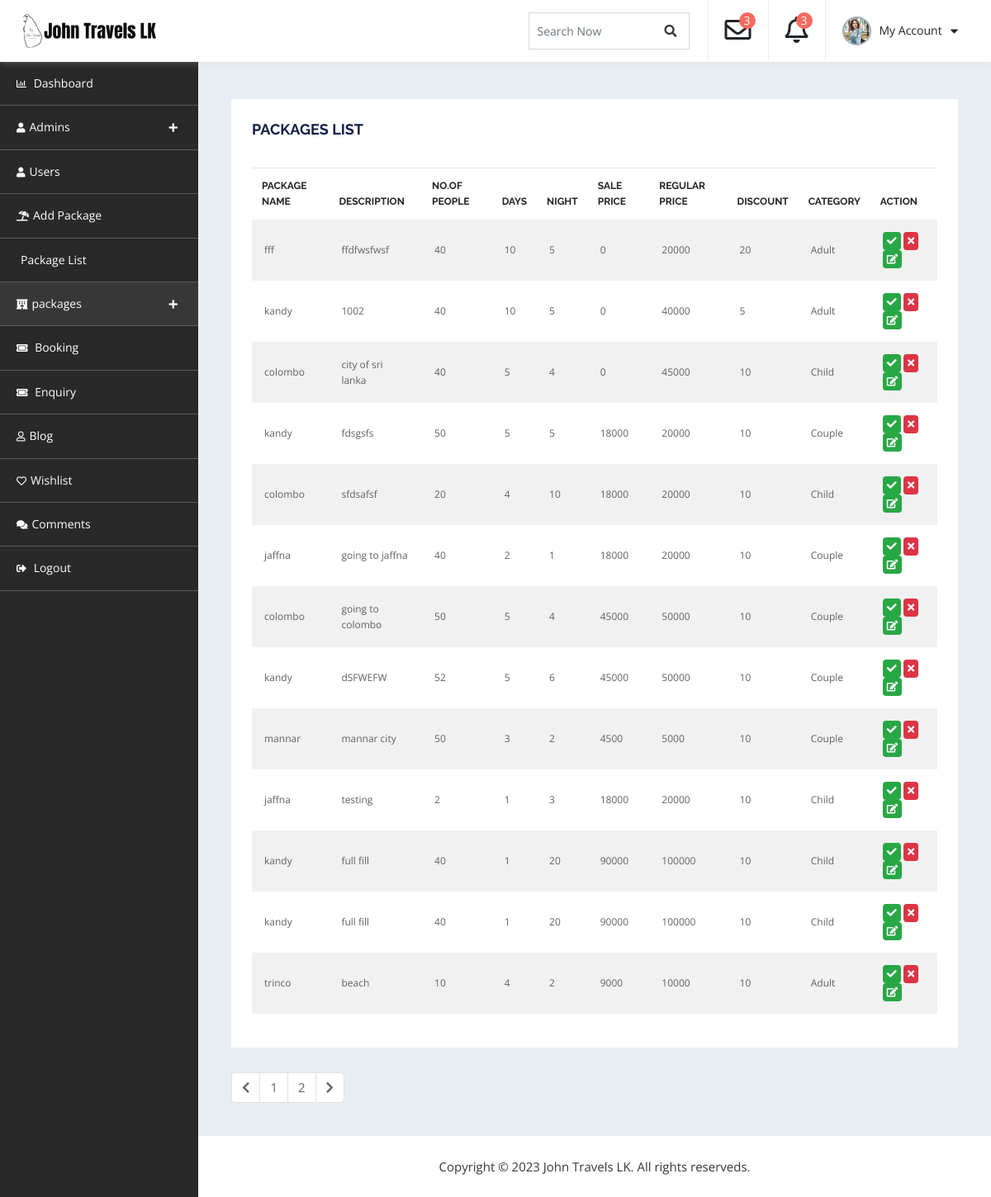
Page /admin_dashboard/A-package-view.php on the earlier database version.
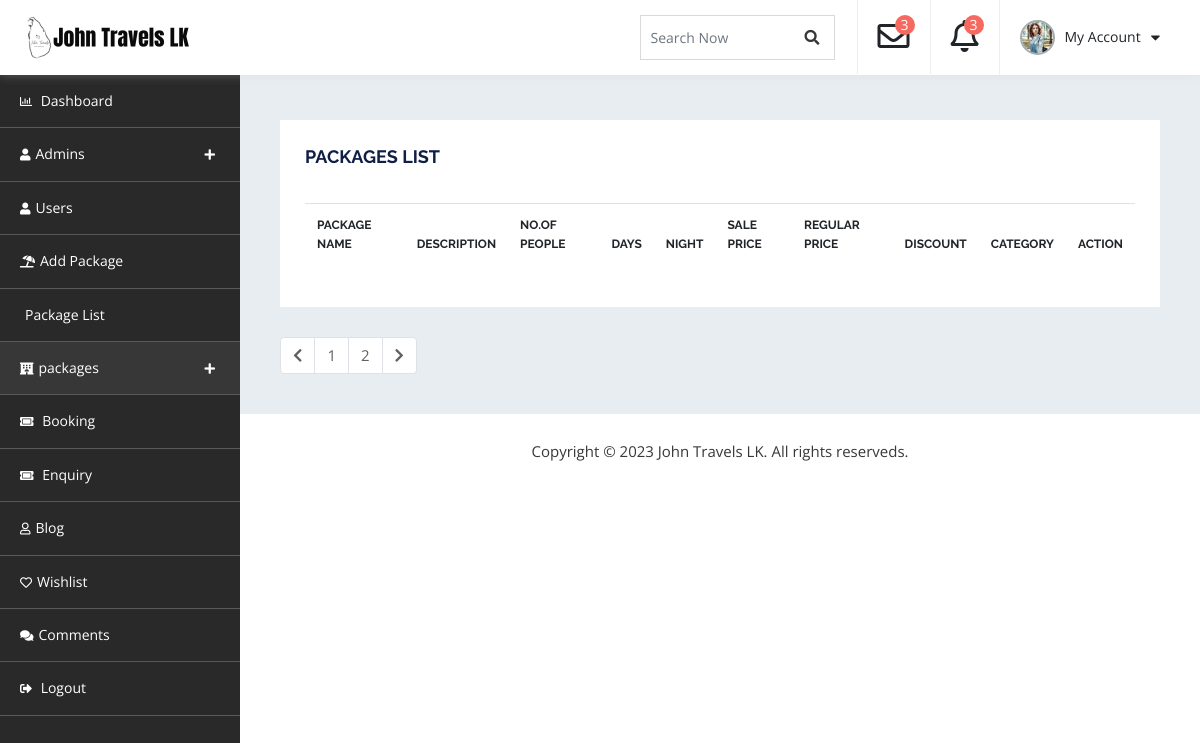
Same page on the later database version.
### tables this page shows
CREATE TABLE `package` (
  `Pack_Id` int(11) NOT NULL,
  `Pack_title` varchar(255) NOT NULL,
  `Pack_img` varchar(256) NOT NULL,
  `Description` varchar(255) NOT NULL,
  `Group_size` int(11) NOT NULL,
  `Days` int(11) NOT NULL,
  `Night` int(11) NOT NULL,
  `Sale_price` int(11) NOT NULL,
  `Reqular_price` int(11) NOT NULL,
  `Discount` int(11) NOT NULL,
  `Category` varchar(255) NOT NULL,
  `Map` varchar(255) NOT NULL,
  `Api_key` varchar(255) NOT NULL,
  `Popular` varchar(255) NOT NULL,
  `Status` varchar(255) NOT NULL DEFAULT 'Active',
  `Trip_date` date NOT NULL,
  `Wish` varchar(255) NOT NULL
);

### admin_dashboard/A-package-view.php (the view, shortened to what this page needs)
<!doctype html>
<html lang="en">
   <head>
      <link rel="stylesheet" href="assets/css/bootstrap.min.css" media="all">
      <link rel="stylesheet" type="text/css" href="assets/css/all.min.css">
      <link rel="stylesheet" type="text/css" href="style.css">
</head>
<body>
    <div id="container-wrapper">
        <div id="dashboard" class="dashboard-container">
            <div class="dashboard-header sticky-header">
                <div class="content-left  logo-section pull-left">
                    <h1><a href="../index.php"><img src="assets/images/logo.png" alt=""></a></h1>
                </div>
                <div class="heaer-content-right pull-right">
                    <div class="search-field">
                        <form>
                            <div class="form-group">
                                <input type="text" class="form-control" id="search" placeholder="Search Now">
                                <a href="#"><span class="search_btn"><i class="fa fa-search" aria-hidden="true"></i></span></a>
                            </div>
                        </form>
                    </div>
                    <div class="dropdown">
                        <a class="dropdown-toggle" id="notifyDropdown" data-toggle="dropdown" aria-haspopup="true" aria-expanded="false">
                            <div class="dropdown-item">
                                <i class="far fa-envelope"></i>
                                <span class="notify">3</span>
                            </div>
                        </a>
                    </div>
                    <div class="dropdown">
                        <a class="dropdown-toggle" data-toggle="dropdown">
                            <div class="dropdown-item">
                                <i class="far fa-bell"></i>
                                <span class="notify">3</span>
                            </div>
                        </a>
                    </div>
                    <div class="dropdown">
                        <a class="dropdown-toggle" data-toggle="dropdown">
                            <div class="dropdown-item profile-sec">
                                <img src="assets/images/comment.jpg" alt="">
                                <span>My Account </span>
                                <i class="fas fa-caret-down"></i>
                            </div>
                        </a>
                    </div>
                </div>
            </div>
            <div class="dashboard-navigation">
                <div id="dashboard-Navigation" class="slick-nav"></div>
                <div id="navigation" class="navigation-container">
                    <ul>
                        <li><a href="dashboard.php"><i class="far fa-chart-bar"></i> Dashboard</a></li>
                        <li><a><i class="fas fa-user"></i>Admins</a>
                        </li>
                        <li><a href="user.php"><i class="fas fa-user"></i>Users</a>
                        </li>
                        <li><a href="db-add-package.php"><i class="fas fa-umbrella-beach"></i>Add Package</a></li>
                        <li><a href="A-package-view.php"><i class=""></i> Package List</a></li>
                        <li class="active-menu">
                            <a><i class="fas fa-hotel"></i></i>packages</a>
                        </li>
                        <li><a href="db-booking.php"><i class="fas fa-ticket-alt"></i> Booking</a></li>
                        <li><a href="db-enquiry.php"><i class="fas fa-ticket-alt"></i> Enquiry</a></li>
                        <li><a href="db-blog.php"><i class="far fa-user"></i>Blog</a></li>
                        <li><a href="db-wishlist.php"><i class="far fa-heart"></i>Wishlist</a></li>
                        <li><a href="db-comment.php"><i class="fas fa-comments"></i>Comments</a></li>
                        <li><a href="login.php"><i class="fas fa-sign-out-alt"></i> Logout</a></li>
                    </ul>
                </div>
            </div>
            <div class="db-info-wrap db-package-wrap">
                <div class="dashboard-box table-opp-color-box">
                    <h4>Packages List</h4>
                    <br>
                    <div class="table-responsive">
                        <table class="table">
                            <thead>
                                <tr>
                                    <th>Package Name</th>
                                    <th>Description</th>
                                    <th>No.of people</th>
                                    <th>Days</th>
                                    <th>Night</th>
                                    <th>Sale Price</th>
                                    <th>Regular Price</th>
                                    <th>Discount</th>
                                    <th>Category</th>
                                    <th>Action</th>
                                </tr>
                            </thead>
                            <?php
                            include "db-connection.php";
                            $result = mysqli_query($conn,"SELECT * FROM package");
                            ?>
                            <tbody>
                                <?php
                            while($row = $result->fetch_assoc()) {
                                ?>
                                <tr>
                                <?php
									echo'<td>'.$row["Pack_title"].'</td>';
									echo'<td>'.$row["Description"].'</td>';
                                    echo'<td>'.$row["Group_size"].'</td>';
									echo'<td>'.$row["Days"].'</td>';
									echo'<td>'.$row["Night"].'</td>';
									echo'<td>'.$row["Sale_price"].'</td>';
                                    echo'<td>'.$row["Reqular_price"].'</td>';
									echo'<td>'.$row["Discount"].'</td>';
									echo'<td>'.$row["Category"].'</td>';
                                    ?>
                                    <td>
                                        <a href ="A-pack-active.php ?Pack_Id=<?php  echo $row["Pack_Id"]; ?> "><span class="badge badge-success"><i class="fa fa-check"></i></span></a>
                                        <a href ="A-pack-expired.php ?Pack_Id=<?php  echo $row["Pack_Id"]; ?> "><span class="badge badge-danger"><i class="fa fa-times"></i></span>
                                        <a href ="db-edit-package.php ?Pack_Id=<?php  echo $row["Pack_Id"]; ?> "><span class="badge badge-success"><i class="fa fa-edit"></i></span>
                                    </td>
                                </tr>
                                <?php
                            }
                                ?>
                            </tbody>
                        </table>
                    </div>
                </div>
                <div class="pagination-wrap">
                    <nav class="pagination-inner">
                        <ul class="pagination disabled">
                            <li class="page-item"><span class="page-link"><i class="fas fa-chevron-left"></i></span></li>
                            <li class="page-item"><a href="#" class="page-link active">1</a></li>
                            <li class="page-item"><a class="page-link" href="#">2</a></li>
                            <li class="page-item"><a class="page-link" href="#"><i class="fas fa-chevron-right"></i></a></li>
                        </ul>
                    </nav>
                </div>
            </div>
            <div class="copyrights">
               Copyright © 2023 John Travels LK. All rights reserveds.
            </div>
        </div>
    </div>
</body>
</html>

Differences in the rows shown:
removed package: Pack_title "fff", Description "ffdfwsfwsf", Group_size "40", Days "10", Night "5", Sale_price "0", Reqular_price "20000", Discount "20", Category "Adult"
removed package: Pack_title "kandy", Description "1002", Group_size "40", Days "10", Night "5", Sale_price "0", Reqular_price "40000", Discount "5", Category "Adult"
removed package: Pack_title "colombo", Description "city of sri lanka", Group_size "40", Days "5", Night "4", Sale_price "0", Reqular_price "45000", Discount "10", Category "Child"
removed package: Pack_title "kandy", Description "fdsgsfs", Group_size "50", Days "5", Night "5", Sale_price "18000", Reqular_price "20000", Discount "10", Category "Couple"
removed package: Pack_title "colombo", Description "sfdsafsf", Group_size "20", Days "4", Night "10", Sale_price "18000", Reqular_price "20000", Discount "10", Category "Child"
removed package: Pack_title "jaffna", Description "going to jaffna", Group_size "40", Days "2", Night "1", Sale_price "18000", Reqular_price "20000", Discount "10", Category "Couple"
removed package: Pack_title "colombo", Description "going to colombo", Group_size "50", Days "5", Night "4", Sale_price "45000", Reqular_price "50000", Discount "10", Category "Couple"
removed package: Pack_title "kandy", Description "dSFWEFW", Group_size "52", Days "5", Night "6", Sale_price "45000", Reqular_price "50000", Discount "10", Category "Couple"
removed package: Pack_title "mannar", Description "mannar city", Group_size "50", Days "3", Night "2", Sale_price "4500", Reqular_price "5000", Discount "10", Category "Couple"
removed package: Pack_title "jaffna", Description "testing", Group_size "2", Days "1", Night "3", Sale_price "18000", Reqular_price "20000", Discount "10", Category "Child"
removed package: Pack_title "kandy", Description "full fill", Group_size "40", Days "1", Night "20", Sale_price "90000", Reqular_price "100000", Discount "10", Category "Child"
removed package: Pack_title "kandy", Description "full fill", Group_size "40", Days "1", Night "20", Sale_price "90000", Reqular_price "100000", Discount "10", Category "Child"
removed package: Pack_title "trinco", Description "beach", Group_size "10", Days "4", Night "2", Sale_price "9000", Reqular_price "10000", Discount "10", Category "Adult"
